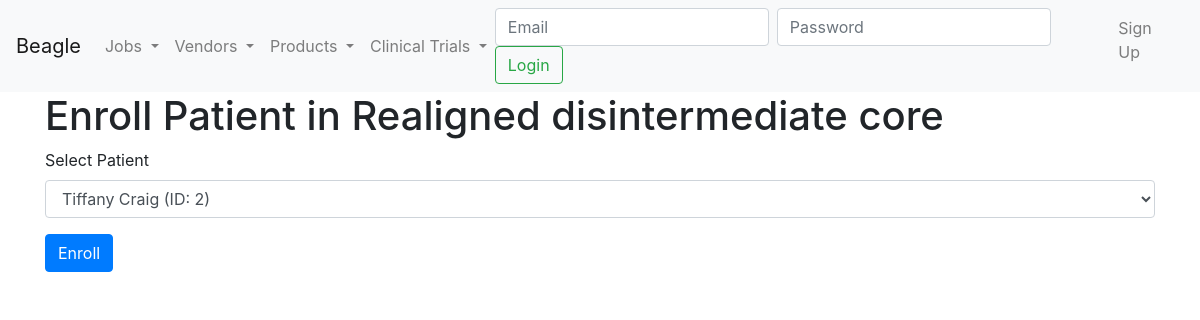
/trial/38/enroll, run on an earlier commit of the app's database.
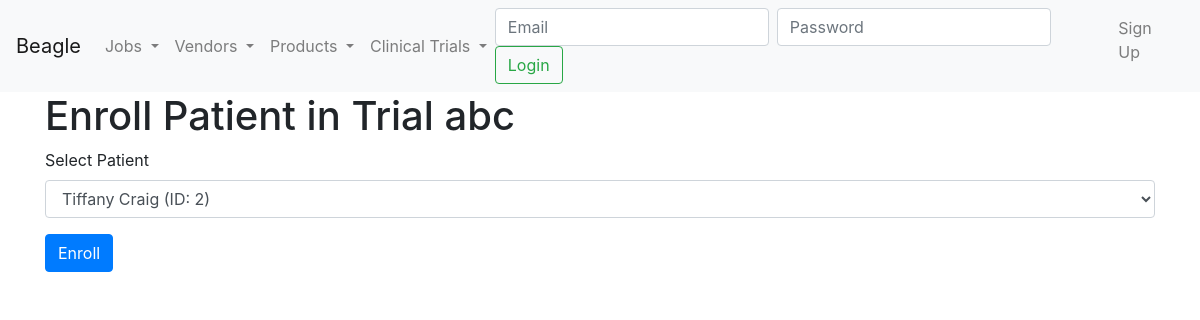
And on a later commit of the database.
### model.py (models this page shows)
class ClinicalTrial(Base):
    __tablename__ = 'clinical_trials'
    TrialID = Column(Integer, primary_key=True)
    TrialName = Column(String, nullable=False)
    Description = Column(String)
    StartDate = Column(Date, nullable=False)
    EndDate = Column(Date)
    TrialType = Column(Enum('formal', 'informal', name='trial_type_enum'), nullable=False)
    ProductID = Column(String, ForeignKey('products.ProductID'))
    product = relationship('Product', back_populates='clinical_trials')
    enrollments = relationship('TrialEnrollment', back_populates='trial')
    standards = relationship('ClinicalTrialStandard', back_populates='trial')

### clinical_trial.py (the view)
@app.route('/trial/<int:trial_id>/enroll', methods=['GET', 'POST'])
def enroll_patient_gui(trial_id):
    session = Session
    try:
        trial = session.query(ClinicalTrial).filter_by(TrialID=trial_id).first()
        if not trial:
            abort(404, description="Clinical trial not found")
        if request.method == 'POST':
            patient_id = request.form['PatientID']
            patient = session.query(Patient).filter_by(PatientID=patient_id).first()
            if not patient:
                flash('Patient not found', 'danger')
                return redirect(url_for('enroll_patient_gui', trial_id=trial_id))
            existing_enrollment = session.query(TrialEnrollment).filter_by(
                TrialID=trial_id, PatientID=patient_id).first()
            if existing_enrollment:
                flash('Patient is already enrolled in this trial', 'danger')
                return redirect(url_for('enroll_patient_gui', trial_id=trial_id))
            enrollment = TrialEnrollment(
                TrialID=trial_id,
                PatientID=patient_id,
                DateEnrolled=date.today()
            )
            session.add(enrollment)
            session.commit()
            flash('Patient enrolled successfully!', 'success')
            return redirect(url_for('trial_detail_gui', trial_id=trial_id))
        else:
            patients = session.query(Patient).all()
            return render_template('clinical_trial/enroll_patient.html', trial=trial, patients=patients)
    except SQLAlchemyError as e:
        session.rollback()
        flash(f'Error: {str(e)}', 'danger')
        return redirect(url_for('trial_detail_gui', trial_id=trial_id))

### app.py (called while the page is built)
@app.context_processor
def inject_get_job_status():
    return dict(get_job_status=get_job_status)

### templates/clinical_trial/enroll_patient.html
{% extends 'base.html' %}
{% block content %}
<h1>Enroll Patient in {{ trial.TrialName }}</h1>
<form method="post">
    <div class="form-group">
        <label for="PatientID">Select Patient</label>
        <select class="form-control" id="PatientID" name="PatientID" required>
            {% for patient in patients %}
            <option value="{{ patient.PatientID }}">{{ patient.Name }} (ID: {{ patient.PatientID }})</option>
            {% endfor %}
        </select>
    </div>
    <button type="submit" class="btn btn-primary">Enroll</button>
</form>
{% endblock %}

What changed in the data, as far as the page shows it:
changed ClinicalTrial: TrialName "Realigned disintermediate core" → "Trial abc"
